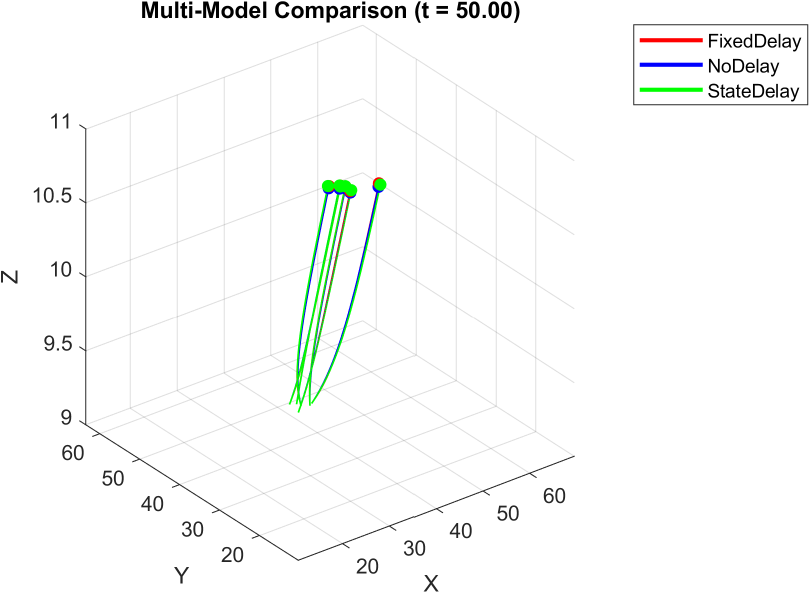
#> input picture Documents/scenario_visuals/scenario_1/final_comparison_visual.png, 1619 x 1185 px, found by its file name (shown at 1/2 size)
$ python combine_scenario_images.py
#> lines starting #> are read from the running program, lines starting #| are printed output that depends on the picture
"""
combine_scenario_images.py
Combines the final_comparison_visual.png (left) and comparison_pca.png (right)
for each of the Scenario folders in the output directory.
Saves the combined image as ScenarioN.png in the ScenariosCombined folder.

Usage:
  py combine_scenario_images.py            -- processes all Scenario folders
  py combine_scenario_images.py 11         -- processes only Scenario11
  py combine_scenario_images.py 1 5 11     -- processes specific scenarios
"""

import os
import sys
from PIL import Image

import os
import sys
from PIL import Image

# --- Paths ---
base_output = os.path.join(os.path.dirname(os.path.dirname(os.path.abspath(__file__))), "output")
combined_dir = os.path.join(base_output, "ScenariosCombined")
os.makedirs(combined_dir, exist_ok=True)

PADDING = 20                      # pixels of white space between the two images
BACKGROUND = (255, 255, 255, 255) # white background (RGBA)

def resize_to_height(img, height):
    ratio = height / img.height
    new_w = int(img.width * ratio)
    return img.resize((new_w, height), Image.LANCZOS)

def combine_scenario_folder(scenario_folder, out_name):
#> called with scenario_folder = 'output/ScenariosCombined', out_name = 'ScenariosCombined'
    traj_path = os.path.join(scenario_folder, "final_comparison_visual.png")
    if not os.path.exists(traj_path):
        traj_path = os.path.join(scenario_folder, "final_comparison_visual_clean.png")

    pca_path  = os.path.join(scenario_folder, "comparison_pca.png")

    if not os.path.exists(traj_path):
        print(f"[SKIP] {out_name}: missing trajectory visual PNG")
        return
    if not os.path.exists(pca_path):
        print(f"[SKIP] {out_name}: missing comparison_pca.png")
        return

    img_traj = Image.open(traj_path).convert("RGBA")
    img_pca  = Image.open(pca_path).convert("RGBA")
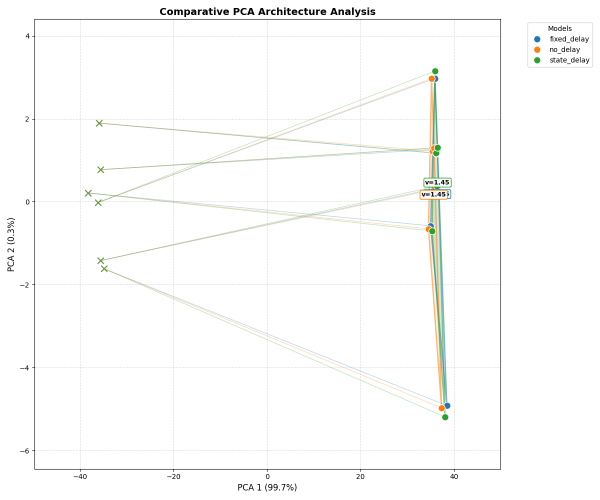
#> input picture Documents/scenario_visuals/scenario_1/comparison_pca.png, 1200 x 1000 px, found by its file name (shown at 1/2 size)
#> img_pca is the input picture: PIL image 1200x1000 RGBA; mean R, G, B, A 251.2, 251.5, 250.8, 255

    # Match heights
    target_height = max(img_traj.height, img_pca.height)
#> target_height = 1185
    img_traj = resize_to_height(img_traj, target_height)
    img_pca  = resize_to_height(img_pca,  target_height)
#> call 2 of resize_to_height, with height = 1185
#> in resize_to_height (call 2), `return img.resize((new_w, height), Image.LANCZOS)`:
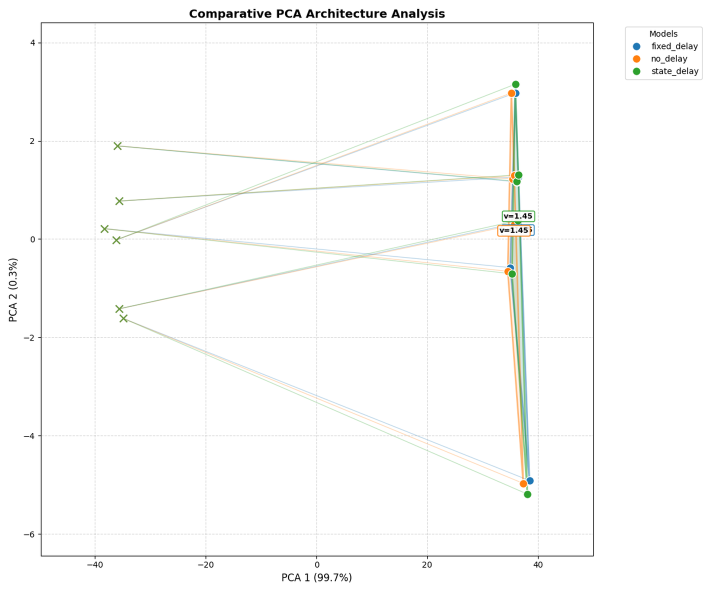
#> returned value: PIL image 1422x1185 RGBA (shown at 1/2 size); mean R, G, B, A 251.1, 251.4, 250.6, 255

    total_width  = img_traj.width + PADDING + img_pca.width
#> total_width = 3061

    combined = Image.new("RGBA", (total_width, target_height), BACKGROUND)
#> combined: PIL image 3061x1185 RGBA; every value is 255
    combined.paste(img_traj, (0, 0))
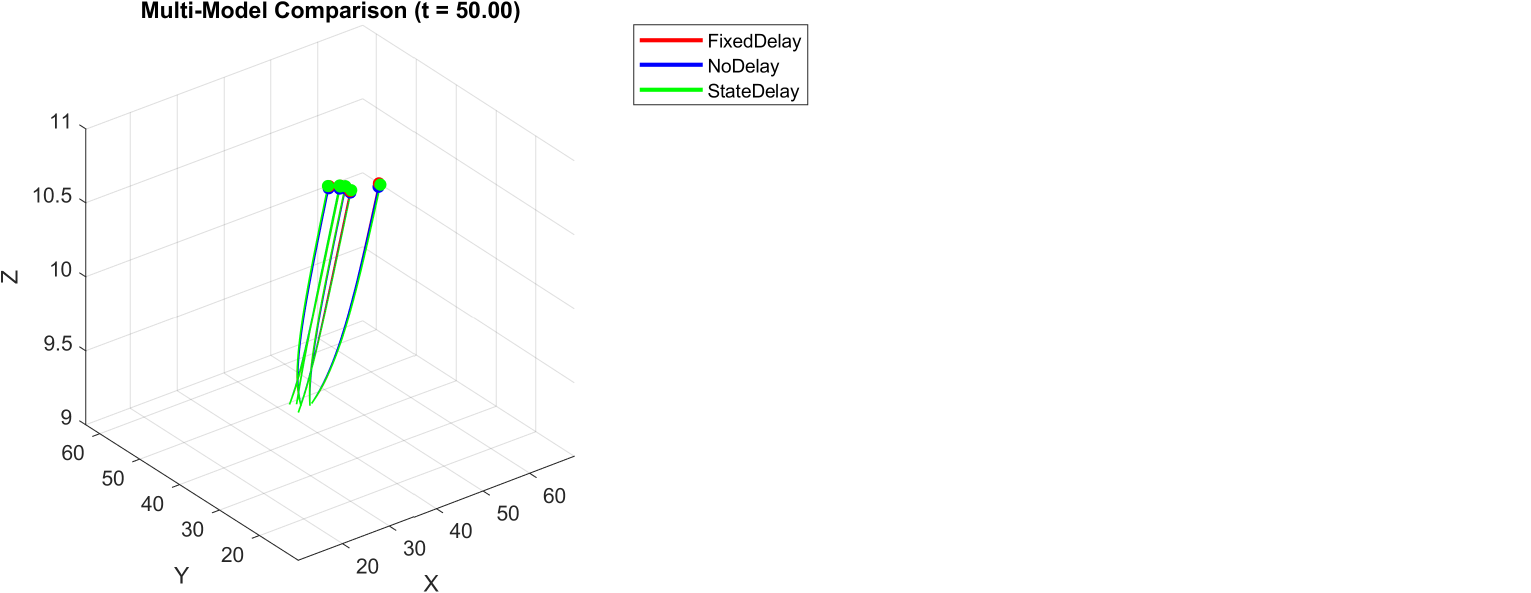
#> combined: PIL image 3061x1185 RGBA (shown at 1/2 size); mean R, G, B, A 251.8, 252.4, 252, 255
    combined.paste(img_pca,  (img_traj.width + PADDING, 0))
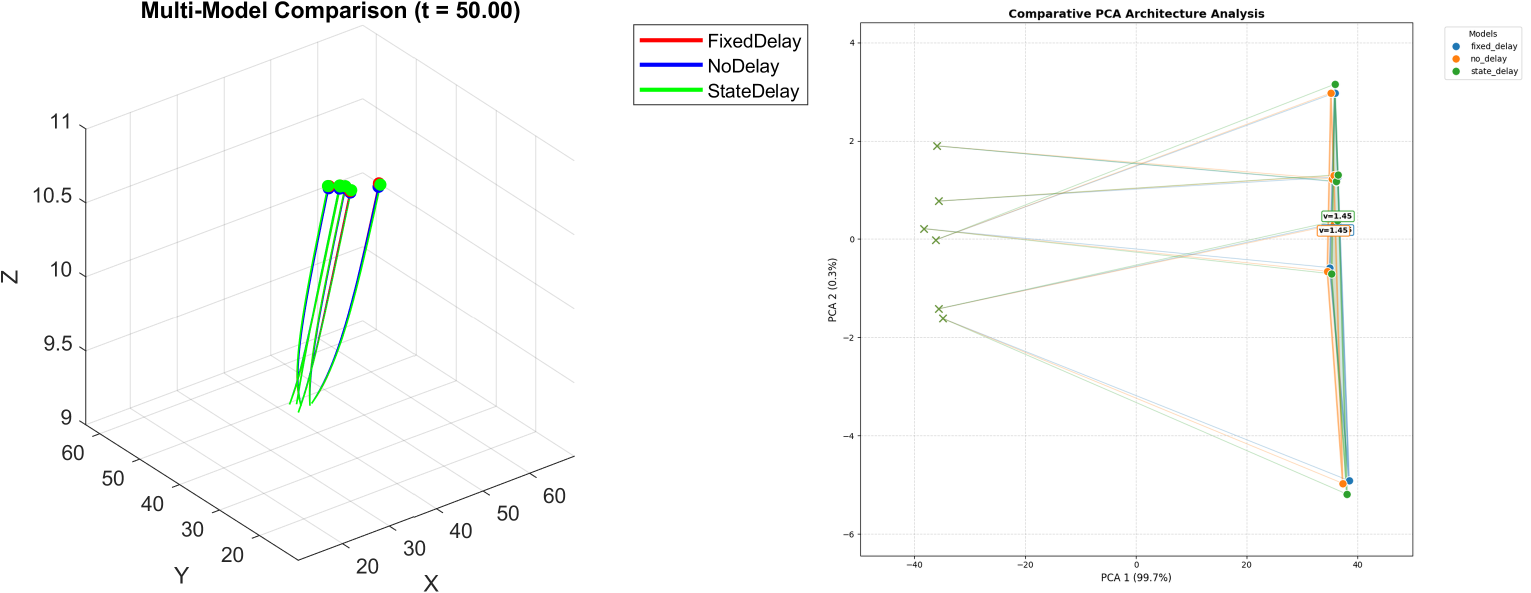
#> combined: PIL image 3061x1185 RGBA (shown at 1/2 size); mean R, G, B, A 250, 250.7, 249.9, 255

    out_path = os.path.join(combined_dir, f"{out_name}.png")
    combined.convert("RGB").save(out_path, "PNG")
    print(f"[OK] Saved {out_name}.png  ({total_width}x{target_height} px)  ->  {out_path}")
#| [OK] Saved ScenariosCombined.png  (3061x1185 px)  ->  output/ScenariosCombined/ScenariosCombined.png

# Determine which scenarios to process
search_dirs = [base_output]
paper_dir = os.path.join(base_output, "PaperScenarios")
if os.path.exists(paper_dir):
    search_dirs.append(paper_dir)

for sdir in search_dirs:
    if len(sys.argv) > 1:
        indices = [int(a) for a in sys.argv[1:]]
        for i in indices:
            scen_path = os.path.join(sdir, f"Scenario{i}")
            if os.path.exists(scen_path):
                combine_scenario_folder(scen_path, f"Scenario{i}")
    else:
        for name in sorted(os.listdir(sdir)):
            scen_path = os.path.join(sdir, name)
            if name.startswith("Scenario") and os.path.isdir(scen_path):
                combine_scenario_folder(scen_path, name)

print(f"\nDone. Combined images saved to: {combined_dir}")
